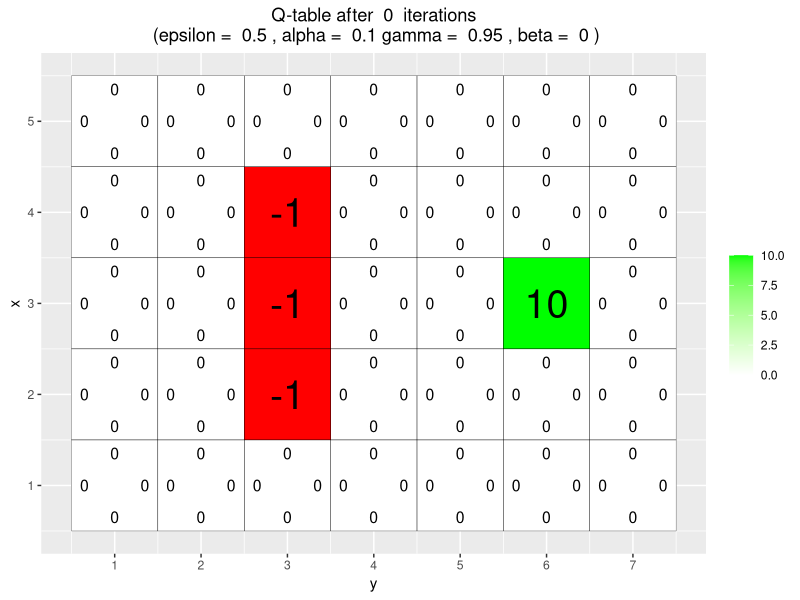

Here is the R script that generated this plot: (Note: this script raises an error after producing the figure.)
# Install and import necessary packages
# install.packages("ggplot2")
# install.packages("vctrs")
library(ggplot2)

############################################
################ EXERCISE 1 ###############
###########################################

# Q-learning

arrows <- c("^", ">", "v", "<")
action_deltas <- list(c(1,0), # up
                      c(0,1), # right
                      c(-1,0), # down
                      c(0,-1)) # left

vis_environment <- function(iterations=0, epsilon = 0.5, alpha = 0.1, gamma = 0.95, beta = 0){
  
  # Visualize an environment with rewards. 
  # Q-values for all actions are displayed on the edges of each tile.
  # The (greedy) policy for each state is also displayed.
  # 
  # Args:
  #   iterations, epsilon, alpha, gamma, beta (optional): for the figure title.
  #   reward_map (global variable): a HxW array containing the reward given at each state.
  #   q_table (global variable): a HxWx4 array containing Q-values for each state-action pair.
  #   H, W (global variables): environment dimensions.
  
  df <- expand.grid(x=1:H,y=1:W)
  foo <- mapply(function(x,y) ifelse(reward_map[x,y] == 0,q_table[x,y,1],NA),df$x,df$y)
  df$val1 <- as.vector(round(foo, 2))
  foo <- mapply(function(x,y) ifelse(reward_map[x,y] == 0,q_table[x,y,2],NA),df$x,df$y)
  df$val2 <- as.vector(round(foo, 2))
  foo <- mapply(function(x,y) ifelse(reward_map[x,y] == 0,q_table[x,y,3],NA),df$x,df$y)
  df$val3 <- as.vector(round(foo, 2))
  foo <- mapply(function(x,y) ifelse(reward_map[x,y] == 0,q_table[x,y,4],NA),df$x,df$y)
  df$val4 <- as.vector(round(foo, 2))
  foo <- mapply(function(x,y) 
    ifelse(reward_map[x,y] == 0,arrows[GreedyPolicy(x,y)],reward_map[x,y]),df$x,df$y)
  df$val5 <- as.vector(foo)
  foo <- mapply(function(x,y) ifelse(reward_map[x,y] == 0,max(q_table[x,y,]),
                                     ifelse(reward_map[x,y]<0,NA,reward_map[x,y])),df$x,df$y)
  df$val6 <- as.vector(foo)
  
  print(ggplot(df,aes(x = y,y = x)) +
          scale_fill_gradient(low = "white", high = "green", na.value = "red", name = "") +
          geom_tile(aes(fill=val6)) +
          geom_text(aes(label = val1),size = 4,nudge_y = .35,na.rm = TRUE) +
          geom_text(aes(label = val2),size = 4,nudge_x = .35,na.rm = TRUE) +
          geom_text(aes(label = val3),size = 4,nudge_y = -.35,na.rm = TRUE) +
          geom_text(aes(label = val4),size = 4,nudge_x = -.35,na.rm = TRUE) +
          geom_text(aes(label = val5),size = 10) +
          geom_tile(fill = 'transparent', colour = 'black') + 
          ggtitle(paste("Q-table after ",iterations," iterations\n",
                        "(epsilon = ",epsilon,", alpha = ",alpha,"gamma = ",gamma,", beta = ",beta,")")) +
          theme(plot.title = element_text(hjust = 0.5)) +
          scale_x_continuous(breaks = c(1:W),labels = c(1:W)) +
          scale_y_continuous(breaks = c(1:H),labels = c(1:H)))
  
}

GreedyPolicy <- function(x, y){
  
  # Get a greedy action for state (x,y) from q_table.
  #
  # Args:
  #   x, y: state coordinates.
  #   q_table (global variable): a HxWx4 array containing Q-values for each state-action pair.
  # 
  # Returns:
  #   An action, i.e. integer in {1,2,3,4}.
  
  # Your code here.
  
}

EpsilonGreedyPolicy <- function(x, y, epsilon){
  
  # Get an epsilon-greedy action for state (x,y) from q_table.
  #
  # Args:
  #   x, y: state coordinates.
  #   epsilon: probability of acting randomly.
  # 
  # Returns:
  #   An action, i.e. integer in {1,2,3,4}.
  
  # Your code here.
  
}

transition_model <- function(x, y, action, beta){
  
  # Computes the new state after given action is taken. The agent will follow the action 
  # with probability (1-beta) and slip to the right or left with probability beta/2 each.
  # 
  # Args:
  #   x, y: state coordinates.
  #   action: which action the agent takes (in {1,2,3,4}).
  #   beta: probability of the agent slipping to the side when trying to move.
  #   H, W (global variables): environment dimensions.
  # 
  # Returns:
  #   The new state after the action has been taken.
  
  delta <- sample(-1:1, size = 1, prob = c(0.5*beta,1-beta,0.5*beta))
  final_action <- ((action + delta + 3) %% 4) + 1
  foo <- c(x,y) + unlist(action_deltas[final_action])
  foo <- pmax(c(1,1),pmin(foo,c(H,W)))
  
  return (foo)
}

q_learning <- function(start_state, epsilon = 0.5, alpha = 0.1, gamma = 0.95, 
                       beta = 0){
  
  # Perform one episode of Q-learning. The agent should move around in the 
  # environment using the given transition model and update the Q-table.
  # The episode ends when the agent reaches a terminal state.
  # 
  # Args:
  #   start_state: array with two entries, describing the starting position of the agent.
  #   epsilon (optional): probability of acting randomly.
  #   alpha (optional): learning rate.
  #   gamma (optional): discount factor.
  #   beta (optional): slipping factor.
  #   reward_map (global variable): a HxW array containing the reward given at each state.
  #   q_table (global variable): a HxWx4 array containing Q-values for each state-action pair.
  # 
  # Returns:
  #   reward: reward received in the episode.
  #   correction: sum of the temporal difference correction terms over the episode.
  #   q_table (global variable): Recall that R passes arguments by value. So, q_table being
  #   a global variable can be modified with the superassigment operator <<-.
  
  # Your code here.
  
  repeat{
    # Follow policy, execute action, get reward.
    
    # Q-table update.
    
    if(reward!=0)
      # End episode.
      return (c(reward,episode_correction))
  }
  
}

############################################
################ EXERCISE 2 ###############
###########################################

# Environment A (learning)

H <- 5
W <- 7

reward_map <- matrix(0, nrow = H, ncol = W)
reward_map[3,6] <- 10
reward_map[2:4,3] <- -1

q_table <- array(0,dim = c(H,W,4))

vis_environment()

for(i in 1:10000){
  foo <- q_learning(start_state = c(3,1))
  
  if(any(i==c(10,100,1000,10000)))
    vis_environment(i)
}

############################################
################ EXERCISE 3 ###############
###########################################

# Environment B (the effect of epsilon and gamma)

H <- 7
W <- 8

reward_map <- matrix(0, nrow = H, ncol = W)
reward_map[1,] <- -1
reward_map[7,] <- -1
reward_map[4,5] <- 5
reward_map[4,8] <- 10

q_table <- array(0,dim = c(H,W,4))

vis_environment()

MovingAverage <- function(x, n){
  
  cx <- c(0,cumsum(x))
  rsum <- (cx[(n+1):length(cx)] - cx[1:(length(cx) - n)]) / n
  
  return (rsum)
}

for(j in c(0.5,0.75,0.95)){
  q_table <- array(0,dim = c(H,W,4))
  reward <- NULL
  correction <- NULL
  
  for(i in 1:30000){
    foo <- q_learning(gamma = j, start_state = c(4,1))
    reward <- c(reward,foo[1])
    correction <- c(correction,foo[2])
  }
  
  vis_environment(i, gamma = j)
  plot(MovingAverage(reward,100),type = "l")
  plot(MovingAverage(correction,100),type = "l")
}

for(j in c(0.5,0.75,0.95)){
  q_table <- array(0,dim = c(H,W,4))
  reward <- NULL
  correction <- NULL
  
  for(i in 1:30000){
    foo <- q_learning(epsilon = 0.1, gamma = j, start_state = c(4,1))
    reward <- c(reward,foo[1])
    correction <- c(correction,foo[2])
  }
  
  vis_environment(i, epsilon = 0.1, gamma = j)
  plot(MovingAverage(reward,100),type = "l")
  plot(MovingAverage(correction,100),type = "l")
}

############################################
################ EXERCISE 4 ###############
###########################################

# Environment C (the effect of beta).

H <- 3
W <- 6

reward_map <- matrix(0, nrow = H, ncol = W)
reward_map[1,2:5] <- -1
reward_map[1,6] <- 10

q_table <- array(0,dim = c(H,W,4))

vis_environment()

for(j in c(0,0.2,0.4,0.66)){
  q_table <- array(0,dim = c(H,W,4))
  
  for(i in 1:10000)
    foo <- q_learning(gamma = 0.6, beta = j, start_state = c(1,1))
  
  vis_environment(i, gamma = 0.6, beta = j)
}